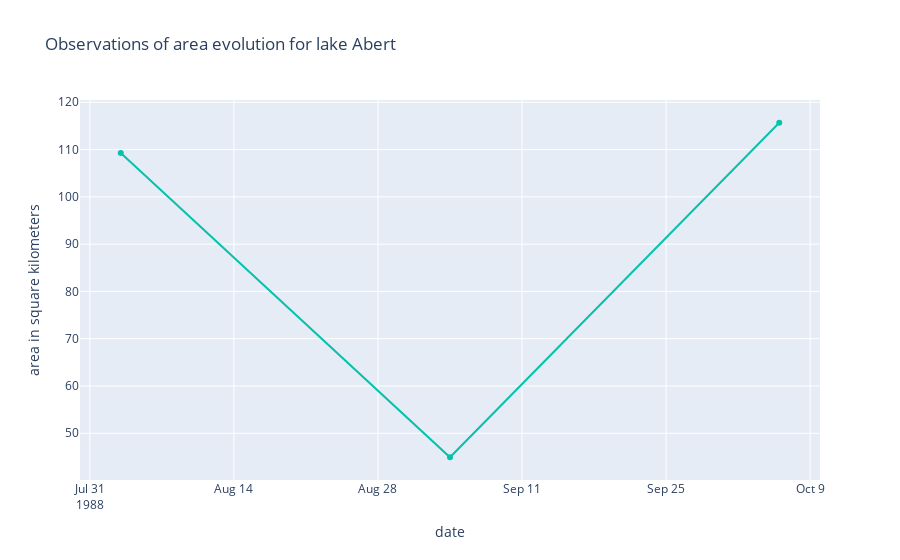

This figure's notebook cell:
### Markdown cell above
### 3. Analyze lake evolution

### Code cell
analyze_lake("abert", train_data, train_detections)

### Figure 1 — Plotly figure (JSON) as saved in the notebook; plotly's stock layout.template omitted (floating-point values rounded to 4 significant figures)
{"data": [{"hovertemplate": "date=%{x}<br>area in square kilometers=%{y}<extra></extra>", "legendgroup": "", "line": {"color": "#06c2ac", "dash": "solid"}, "marker": {"symbol": "circle"}, "mode": "lines+markers", "name": "", "orientation": "v", "showlegend": false, "type": "scatter", "x": ["1988-08-03", "1988-09-04", "1988-10-06"], "xaxis": "x", "y": [109.3, 44.93, 115.7], "yaxis": "y"}], "layout": {"legend": {"tracegroupgap": 0}, "title": {"text": "Observations of area evolution for lake Abert"}, "xaxis": {"anchor": "y", "domain": [0, 1], "title": {"text": "date"}}, "yaxis": {"anchor": "x", "domain": [0, 1], "title": {"text": "area in square kilometers"}}}}
